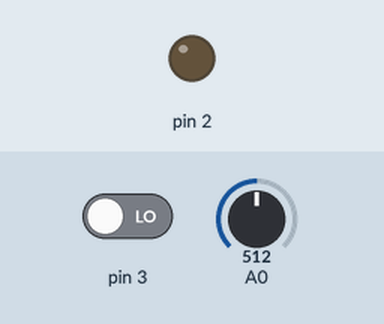
Recording of a sketch running on a simulated Arduino Uno, built with avr-gcc and run on an emulated ATmega328P. Parts: output pins drawn as LEDs (lit = HIGH). Dashed ring = blinking. The test bench sets the inputs (shaded band); at power-on: pin 3 LOW, A0 = 512.

Above: at 1.2 s.
1.3 s: pin 3 driven HIGH
At 2.0 s:
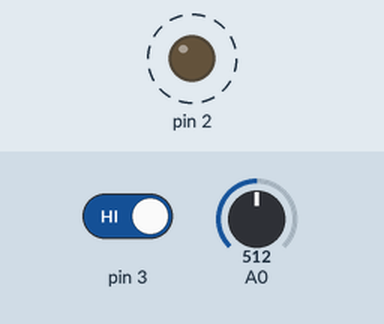
4.3 s: A0 set to 0
At 4.49 s:
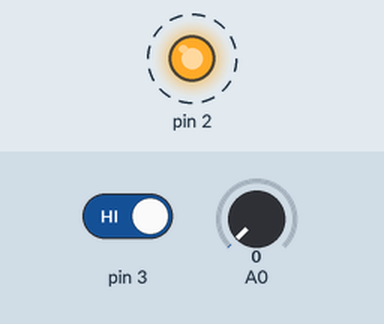
5.8 s: A0 set to 306
At 8.5 s:
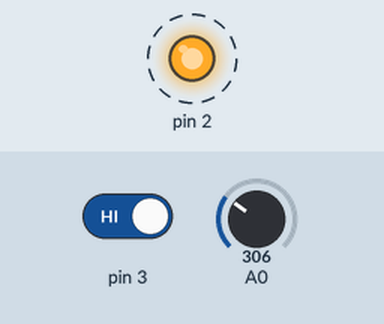
8.8 s: pin 3 driven LOW
At 9.8 s:
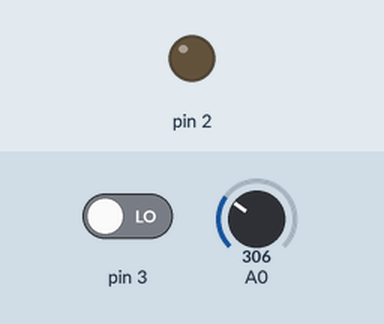
Timing chart, 0 to 11.3 s (numbered marks = the images above; inputs shaded):
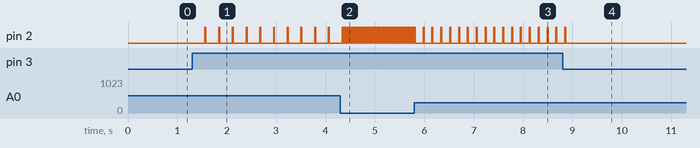

The sketch:

valve2.ino
```cpp
/*
Created 2016
by AlexGyver
AlexGyver Home Labs Inc.
*/

int flag=0;  //флажок, что кнопка была нажата
int del=20;  //задержка клапана в миллисекундах

void setup()
{
	pinMode(2, OUTPUT);    //отсюда пойдут 5 вольт на транзистор
	pinMode(3, INPUT);     //сюда подключена кнопочка
}

void loop() {
	int val = analogRead(0);   //считать значение с потенциометра
	val = map(val, 0, 1023, 10, 500);  //преобразовать значение в промежуток 10-500
	if(digitalRead(3)==HIGH&&flag==0)//если кнопка нажата
	{
		delay(val);
		digitalWrite(2,HIGH);
		delay(del);
		digitalWrite(2,LOW);
	}

	delay(3);         //задержка для стабильности работы
}
```

Measured:
- after the input at 1.3 s, pin 2: alternates HIGH for 0.02 s and LOW for 0.26 s, starting after 0.26 s
- after the input at 4.3 s, pin 2: alternates HIGH for 0.02 s and LOW for 0.01 s, starting after 0.07 s
- after the input at 5.8 s, pin 2: alternates HIGH for 0.02 s and LOW for 0.16 s, starting after 0.18 s
- after the input at 8.8 s, pin 2: goes on until 8.9 s, then stays LOW
